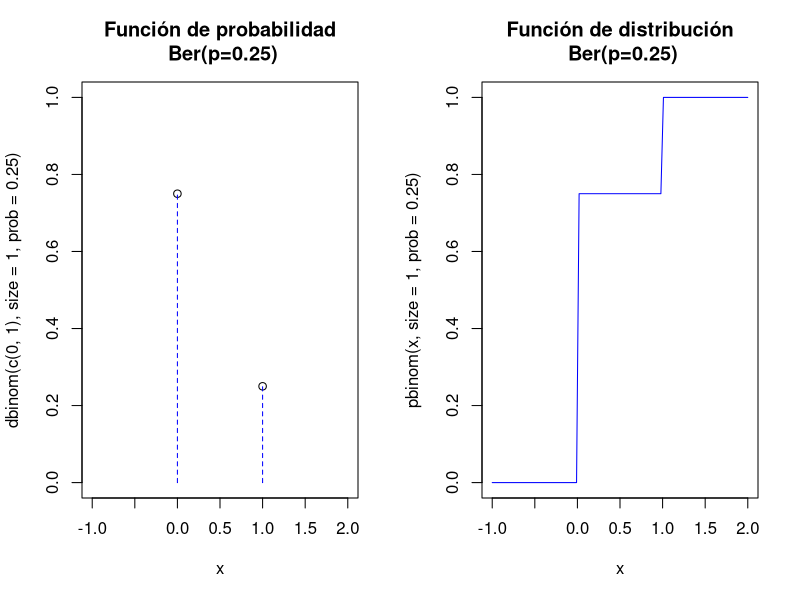
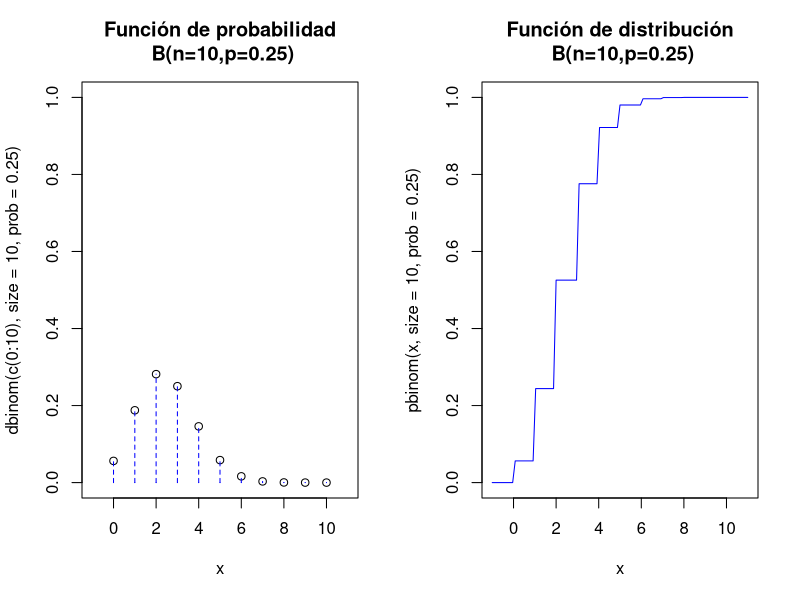
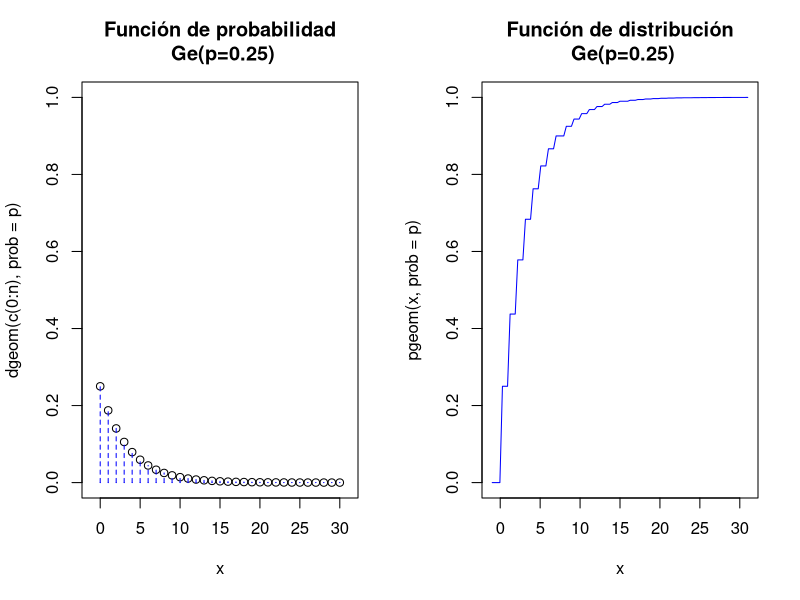
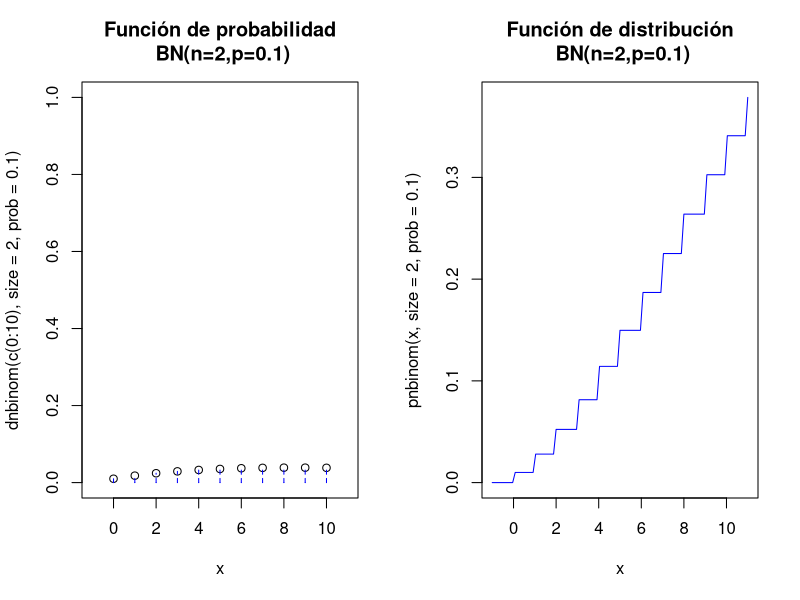
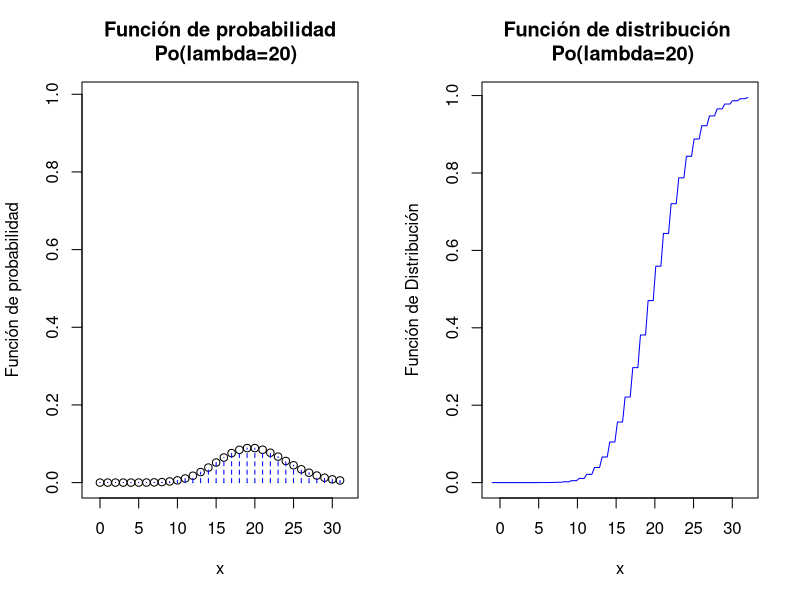
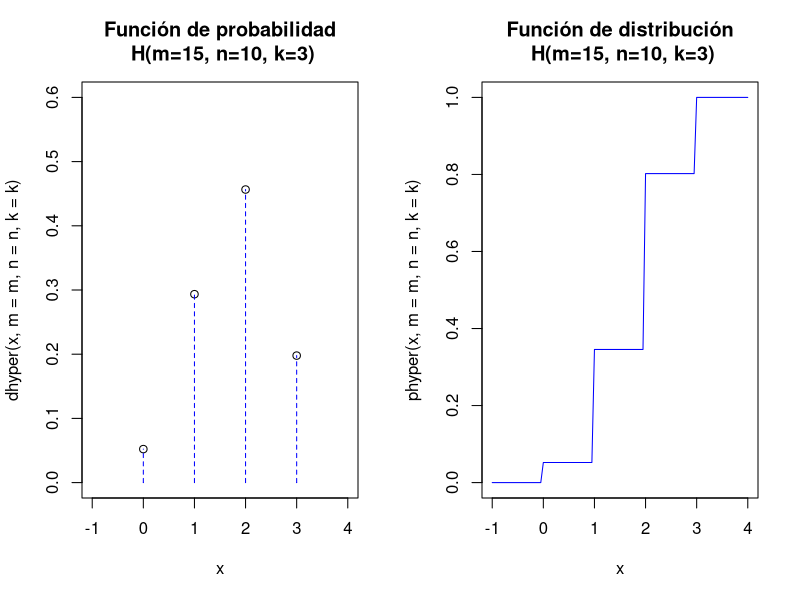
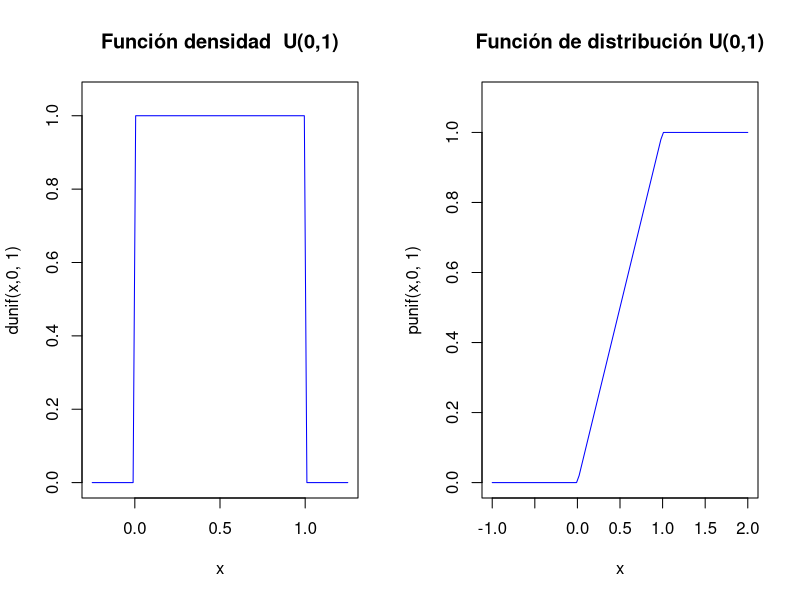
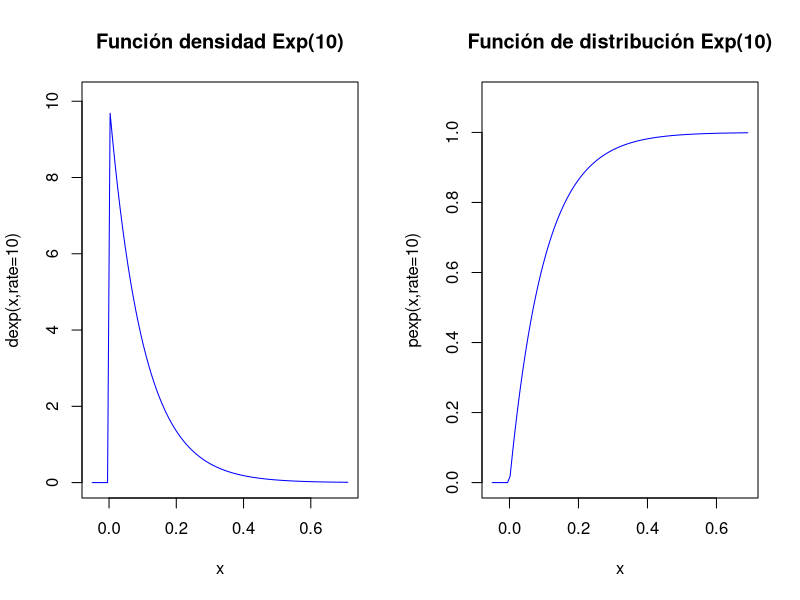

Recreate these plots in R, in order.
## ---- chunk 1
dbinom(0,size=1,prob=0.25)
dbinom(1,size=1,prob=0.25)
rbinom(n=20,size = 1,prob=0.25)
## ---- chunk 2
par(mfrow=c(1,2))
plot(x=c(0,1),y=dbinom(c(0,1),size=1,prob=0.25),
     ylim=c(0,1),xlim=c(-1,2),xlab="x",
     main="Función de probabilidad\n Ber(p=0.25)")
lines(x=c(0,0,1,1),y=c(0,0.75,0,0.25), type = "h", lty = 2,col="blue")
curve(pbinom(x,size=1,prob=0.25),
      xlim=c(-1,2),col="blue",
      main="Función de distribución\n Ber(p=0.25)")
par(mfrow=c(1,1))
## ---- chunk 3
choose(6,5)
## ---- chunk 4
choose(10,5)
## ---- chunk 5
choose(22,10)
## ---- chunk 6
pbinom(0,size=10,prob=0.25)
## ---- chunk 7
pbinom(4,size=10,prob=0.25)
## ---- chunk 8
dbinom(0,size=10,prob=0.25)
## ---- chunk 9
dbinom(4,size=10,prob=0.25)
## ---- chunk 10
set.seed(2019)
rbinom(100,size = 20,prob=0.5)
## ---- chunk 11
par(mfrow=c(1,2))
aux=rep(0,22)
aux[seq(2,22,2)]=dbinom(c(0:10),size=10,prob=0.25)
plot(x=c(0:10),y=dbinom(c(0:10),size=10,prob=0.25),
  ylim=c(0,1),xlim=c(-1,11),xlab="x",
  main="Función de probabilidad\n B(n=10,p=0.25)")
lines(x=rep(0:10,each=2),y=aux, type = "h", lty = 2,col="blue")
curve(pbinom(x,size=10,prob=0.25),
  xlim=c(-1,11),col="blue",
  main="Función de distribución\n B(n=10,p=0.25)")
par(mfrow=c(1,1))
## ---- chunk 12
dbinom(4,size=10,prob = 0.4)
## ---- chunk 13
pbinom(3,10,0.4)
## ---- chunk 14
1-pbinom(3,10,0.4)
## ---- chunk 15
pbinom(3,10,0.4,lower.tail = FALSE)
## ---- chunk 16
dbinom(0,10,0.4)+dbinom(1,10,0.4)+dbinom(2,10,0.4)
pbinom(2,10,0.4)
## ---- chunk 17
dgeom(0,prob=0.25)
## ---- chunk 18
pgeom(0,prob=0.25)
## ---- chunk 19
pgeom(4,prob=0.25)
## ---- chunk 20
rgeom(n=25,prob=0.25)
## ---- chunk 21
  par(mfrow=c(1,2))
  p=0.25
  n=30
  aux=rep(0,(n+1)*2)
  aux[seq(2,(n+1)*2,2)]=dgeom(c(0:n),prob=p)
  plot(x=c(0:n),y=dgeom(c(0:n),prob=p),
       ylim=c(0,1),xlim=c(-1,n+1),xlab="x",
       main=paste0(c("Función de probabilidad\n Ge(p=",p,")"),collapse = ""))
  lines(x=rep(0:n,each=2),y=aux, type = "h", lty = 2,col="blue")
  curve(pgeom(x,prob=p),
        xlim=c(-1,n+1),col="blue",
        main=paste0(c("Función de distribución\n Ge(p=",p,")"),collapse = ""))
  par(mfrow=c(1,1))
## ---- chunk 22
choose(-6,4)
## ---- chunk 23
dnbinom(5,size=2,p=0.1)
## ---- chunk 24
pnbinom(4,size=2,p=0.1)
1-pnbinom(4,size=2,p=0.1)
pnbinom(4,size=2,p=0.1,lower.tail=FALSE)
## ---- chunk 25
par(mfrow=c(1,2))
aux=rep(0,22)
aux[seq(2,22,2)]=dnbinom(c(0:10),size=2,prob=0.1)
plot(x=c(0:10),y=dnbinom(c(0:10),size=2,prob=0.1),
  ylim=c(0,1),xlim=c(-1,11),xlab="x",
  main="Función de probabilidad\n BN(n=2,p=0.1)")
lines(x=rep(0:10,each=2),y=aux, type = "h", lty = 2,col="blue")
curve(pnbinom(x,size=2,prob=0.1),
  xlim=c(-1,11),col="blue",
  main="Función de distribución\n BN(n=2,p=0.1)")
par(mfrow=c(1,1))
## ---- chunk 26
choose(152,2)*0.999^150*0.001^3
## ---- chunk 27
dnbinom(150,size=3,p=0.001)
## ---- chunk 28
pnbinom(150,3,0.001)
## ---- chunk 29
20^21/factorial(21)*exp(-20)
dpois(21,lambda = 20)
## ---- chunk 30
dpois(0,lambda = 3)
dpois(1,lambda = 3)
## ---- chunk 31
ppois(0,lambda = 3)
ppois(1,lambda = 3)
dpois(0,lambda = 3)+dpois(1,lambda = 3) ### es igual a ppois(1,lambda=3)
## ---- chunk 32
dpois(0:10,3)
sum(dpois(0:10,3))
ppois(10,3)
## ---- chunk 33
rpois(n=100,lambda = 3)
## ---- chunk 34
dpois(21,lambda=20)## P(X=21)
## ---- chunk 35
ppois(5,lambda=20)
1-ppois(5,lambda=20) ## es 1-P(X<=5)=P(X>=6)
ppois(5,lambda=20,lower.tail =FALSE ) ## acumula hacia arriba P(X>5)=P(X>=6)=P(X=6)+P(X=7)+...
## ---- chunk 36
lambda=20
par(mfrow=c(1,2))
n=qpois(0.99,lambda=lambda)
aux=rep(0,(n+1)*2)
aux[seq(2,(n+1)*2,2)]=dpois(c(0:n),lambda=lambda)
ymax=max(ppois(0:n,lambda=lambda))
plot(x=c(0:n),y=dpois(c(0:n),lambda=lambda),
     ylim=c(0,ymax),xlim=c(-1,n+1),xlab="x",ylab="Función de probabilidad",
     main=paste0(c("Función de probabilidad\n  Po(lambda=",lambda,")"),collapse = ""))
lines(x=rep(0:n,each=2),y=aux,pch=21, type = "h", lty = 2,col="blue")
curve(ppois(x,lambda=lambda),
      xlim=c(-1,n+1),col="blue",ylab="Función de Distribución",
      main=paste0(c("Función de distribución \n Po(lambda=",lambda,")"),collapse = ""))
par(mfrow=c(1,1))
## ---- chunk 37
1-dpois(25,lambda=3)
## ---- chunk 38
6^0/factorial(0)*exp(-6)
ppois(0,lambda=3*2)
## ---- chunk 39
c(choose(15,2), choose(10,1), choose(25,3))
## ---- chunk 40
dhyper(x=2,m=15,10,k=3)
phyper(q=1,m=15,n=10,k=3)## sí, le han puesto q ya veremos el porqué
1-phyper(q=1,m=15,n=10,k=3)
## ---- chunk 41
rhyper(nn=200,m=15,n=10,k=3)
## ---- chunk 42
par(mfrow=c(1,2))
m=15
n=10
k=3
a=max(c(0,k-n))
b=min(c(m,k))
l=b-a+1
aux=rep(0,2*l)
aux[seq(2,2*l,2)]=dhyper(c(a:b),m=m,n=n,k=k)
x=a:b
plot(x,y=dhyper(x,m=m,n=n,k=k),
  ylim=c(0,0.6),xlim=c(a-1,b+1),xlab="x",
  main=paste0("Función de probabilidad\n H(m=",m,", n=",n,", k=",k,")"))
lines(x=rep(a:b,each=2),y=aux, type = "h", lty = 2,col="blue")
curve(phyper(x,m=m,n=n,k=k),
  xlim=c(a-1,b+1),col="blue",
  main=paste0("Función de distribución\n H(m=",m,", n=",n,", k=",k,")"))
par(mfrow=c(1,1))
## ---- chunk 43
par(mfrow=c(1,2))
a=0;b=1
curve(dunif(x,a,b),xlim=c(a-0.25,b+0.25),ylim=c(0,max(1/(b-a)+0.05,0.1)),
      col="blue",main=paste0("Función densidad  U(",a,",",b,")"),
      ylab=paste0("dunif(x,",a,", ",b,")"))
curve(punif(x,a,b),xlim=c(a-1,b+1),ylim=c(0,1.1),
      col="blue",main=paste0("Función de distribución U(",a,",",b,")"),
      ylab=paste0("punif(x,",a,", ",b,")"))
## ---- chunk 44
dunif(x=0.5, min=-1,max=1)
punif(q=0.5,min=-1,max=1)
runif(n=5,min=-1,max=1)## generación de números aleatorios uniforme U(min.max)
## ---- chunk 45
dunif(x=0.5)
punif(q=0.5)
runif(n=5)
## ---- chunk 46
pbinom(0:5,5,0.5)
qbinom(c(0.25,0.5,0.75),5,0.5)
qbinom(c(0.3,0.6,0.8),5,0.5)
## ---- chunk 47
ddado=function(x,n=6) {
  sapply(x,FUN=function(x) {
    if( x %in% c(1:n)){return(1/n)} else {return(0)}})
  }
ddado(1.5,n=6)
ddado(1:10,n=6)
## ---- chunk 48
pdado=function(x,n=6) 
  {
  sapply(x,FUN=function(y){ if (y<1){ return(0)}else{if(y>=n){return(1)} else
  {return(sum(ddado(c(1:(floor(y))),n=n)))}}})
  }
pdado(0:11,6)
## ---- chunk 49
qdado=function(p,n=6){
sapply(p,FUN=function(pp=p,nn=n) 
  {
  if(pp<0 | pp>1) {return(NA)}
  else {
  aux=pp>=pdado(1:n,nn)
  aux
  ifelse(all(!aux),return(1),return(max(which(pp>=pdado(1:n,nn)))))}}
)
}

## ---- chunk 50
qdado(1.5)
qdado(-1)
qdado(c(0.1,0.5,0.6,1,1.01,2))
## ---- chunk 51
set.seed(2222)
(q=runif(10,0,1))
qbinom(q,10,0.3)
set.seed(2222)
rbinom(10,10,0.3)
## ---- chunk 52
set.seed(2222)
(q=runif(10,0,1))
qnbinom(q,3,0.1)
set.seed(2222)
rnbinom(10,3,0.1)
## ---- chunk 53
pexp(0.5,rate=3)
1-pexp(0.5,rate=3)
pexp(0.5,rate=3,lower.tail = FALSE)
## ---- chunk 54
dexp(0.001,rate=3)### alerta no es una probailidad es una densidad y puede ser >1
pexp(0.5,rate=3) ##P(X<0.5)
rexp(10,3)### diez tiempos de una exponencial
## ---- chunk 55
lambda=10
par(mfrow=c(1,2))
curve(dexp(x,rate=lambda),xlim=c(-0.05,round(qexp(0.99,rate=lambda,2),2)+0.25),
      ylim=c(0,dexp(0,lambda)+0.1),col="blue",
      main=paste0("Función densidad Exp(",lambda,")"),
      ylab=paste0("dexp(x,rate=",lambda,")"))
curve(pexp(x,rate=lambda),xlim=c(-0.05,qexp(0.999,10)),ylim=c(0,1.1),col="blue",
      main=paste0("Función de distribución Exp(",lambda,")"),
      ylab=paste0("pexp(x,rate=",lambda,")"))
par(mfrow=c(1,1))
## ---- chunk 56
curve(dnorm(x),main="Función de densidad de una normal estándar",xlim=c(-3.9,3.9))
## ---- chunk 57
dnorm(2,mean=1,sd=2)
## ---- chunk 58
pnorm(2,mean=1,sd=2) 
## ---- chunk 59
qnorm(0.95,mean=1,sd=2)
## ---- chunk 60
rnorm(n=5,mean=1,sd=2)
## ---- chunk 61
curve(dnorm(x,0,1),xlim=c(-4,4),ylim=c(0,1/sqrt(2*pi)),col="blue",xaxt="n",yaxt="n",
      ylab=expression(f(x)),cex=0.5)
axis(1,at=c(-1,0,1),labels =c(expression(mu-x),expression(mu),expression(mu-x)))
axis(2,at=c(0,1/sqrt(2*pi)),labels =c(0,expression( paste(frac(1, sqrt(2 * pi))))))
segments(x0=-1,y0=0,x1=-1,y1=dnorm(-1,0,1),col="red",lty=2)
segments(x0=-1,y0=dnorm(-1,0,1),x1=-4.4,y1=dnorm(-1,0,1), col="red",lty=2)
segments(x0=1,y0=0,x1=1,y1=dnorm(1,0,1),col="red",lty=2)
segments(x0=1,y0=dnorm(1,0,1),x1=-4.4,y1=dnorm(1,0,1), col="red",lty=2)
text(x = -3,y=dnorm(-0.9),expression(f(mu-x)==f(mu+x)))
## ---- chunk 62
par(mfrow=c(1,2))
x=-2
xx=seq(-4,x,by=0.01)
curve(dnorm(x,0,1),xlim=c(-4,4),ylim=c(0,1/sqrt(2*pi)),col="blue",xaxt="n",yaxt="n",
      ylab=expression(f(x)),cex=0.5)
text(-3,dnorm(-2),expression(F(mu-x)))
polygon(x=c(-4,xx,x),y=c(0,dnorm(xx, 0,1),0), density=20,col="skyblue")
axis(1,at=c(-2,0),labels =c(expression(mu-x),expression(mu)))

x=2
xx=seq(-4,x,by=0.01)
curve(dnorm(x,0,1),xlim=c(-4,4),ylim=c(0,1/sqrt(2*pi)),col="blue",xaxt="n",yaxt="n",
      ylab=expression(f(x)),cex=0.5)
polygon(x=c(-4,xx,x),y=c(0,dnorm(xx, 0,1),0), density=20,col="skyblue")
axis(1,at=c(0,2),labels =c(expression(mu),expression(mu+x)))
xx2=seq(x+0.01,4,by=0.01)
polygon(x=c(x,xx2,4),y=c(0,dnorm(xx2, 0,1),0), density=20,col="red")
text(-3,dnorm(-2),expression(F(mu+x)))
text(3,dnorm(-2),expression(1-F(mu+x)))
par(mfrow=c(1,1))
## ---- chunk 63
pnorm(2,mean=2,sd=4)-pnorm(1,mean=2,sd=4)#P(1< X< 2)
pnorm(3,mean=2,sd=4,lower.tail =FALSE)#P(X>3)
1-pnorm(3,mean=2,sd=4,lower.tail=TRUE)#P(X>3) = 1-P(X<=3)
